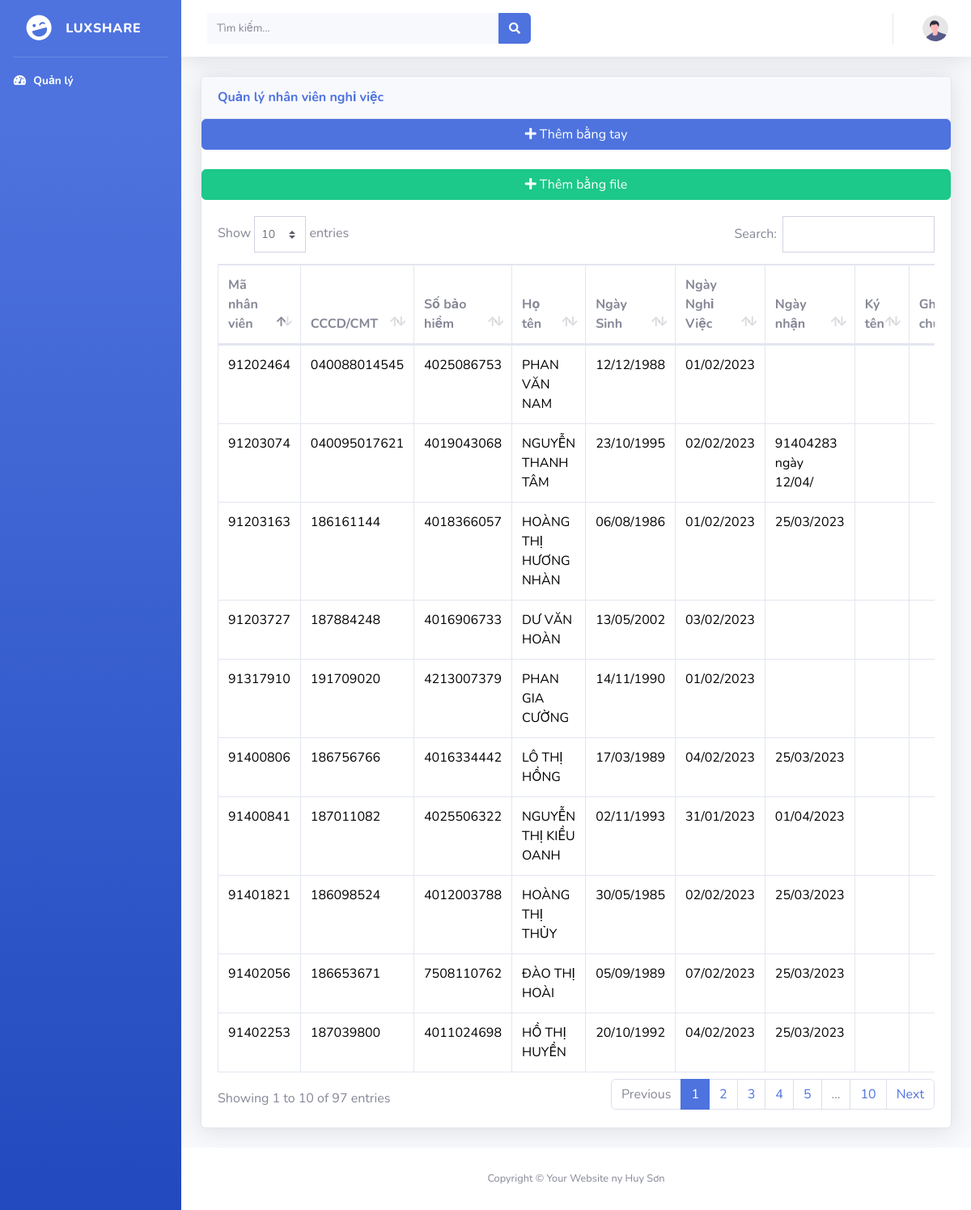
Page /admin/home.php on the committed database.
### tables this page shows
CREATE TABLE `nhanvien` (
  `MNV` varchar(20) NOT NULL,
  `CCCD` varchar(20) NOT NULL,
  `SOBAOHIEM` varchar(20) NOT NULL,
  `HOTEN` varchar(50) NOT NULL,
  `NGAYSINH` varchar(20) NOT NULL,
  `NGAYNGHIVIEC` varchar(20) NOT NULL,
  `NGAYNHAN` varchar(20) NOT NULL,
  `KYTEN` varchar(20) DEFAULT NULL,
  `GHICHU` varchar(255) DEFAULT NULL,
  `ROLE` int(11) DEFAULT NULL
);

### admin/home.php (the view, shortened to what this page needs)
<!DOCTYPE html>
<html lang="en">
<head>
    <link href="vendor/fontawesome-free/css/all.min.css" rel="stylesheet" type="text/css">
    <link href="css/sb-admin-2.min.css" rel="stylesheet">
    <link href="vendor/datatables/dataTables.bootstrap4.min.css" rel="stylesheet">
</head>
<body id="page-top">
    <div id="wrapper">
       <?php include 'sidebar.php' ?>
        <div id="content-wrapper" class="d-flex flex-column">
            <div id="content">
                <?php include 'topbar.php' ?>
                <div class="container-fluid">
                    <div class="card shadow mb-4">
                        <div class="card-header py-3">
                            <h6 class="m-0 font-weight-bold text-primary">Quản lý nhân viên nghỉ việc</h6>
                        </div>
                        <a href="#addUser" data-toggle="modal" class="btn btn-primary">
                            <i class="fas fa-plus"></i> Thêm bằng tay
                        </a>
                        <?php include 'add-user.php' ?>
                        <br/>
                        <a href="#addFile" data-toggle="modal" class="btn btn-success">
                            <i class="fas fa-plus"></i> Thêm bằng file
                        </a>
                        <div class="card-body">
                            <div class="table-responsive">
                                <table class="table table-bordered" id="dataTable" width="100%" cellspacing="0">
                                    <thead>
                                        <tr>
                                            <th>Mã nhân viên</th>
                                            <th>CCCD/CMT</th>
                                            <th>Số bảo hiểm</th>
                                            <th>Họ tên</th>
                                            <th>Ngày Sinh</th>
                                            <th>Ngày Nghỉ Việc</th>
                                            <th>Ngày nhận</th>
                                            <th>Ký tên</th>
                                            <th>Ghi chú</th>
                                        </tr>
                                    </thead>
                                    <tbody>
                                        <?php
                                            include "../connect.php";
                                            $query = "SELECT * FROM NHANVIEN";
                                            $values = mysqli_query ($connect, $query);
                                            while($row = mysqli_fetch_array($values)){
                                        ?>
                                        <tr>
                                            <td><?php echo $row['MNV']; ?></td>
                                            <td><?php echo $row['CCCD']; ?></td>
                                            <td><?php echo $row['SOBAOHIEM']; ?></td>
                                            <td><?php echo $row['HOTEN']; ?></td>
                                            <td><?php echo $row['NGAYSINH']; ?></td>
                                            <td><?php echo $row['NGAYNGHIVIEC']; ?></td>
                                            <td><?php echo $row['NGAYNHAN']; ?></td>
                                            <td><?php echo $row['KYTEN']; ?></td>
                                            <td><?php echo $row['GHICHU']; ?></td>
                                        <?php
                                            }
                                        ?>
                                    </tbody>
                                </table>
                            </div>
                        </div>
                    </div>
                </div>
            </div>
            <?php include 'footer.php' ?>
        </div>
    </div>
</body>
</html>

### admin/css/style.css (style rules this page uses)
td { padding-right: 30px; color: black; }
tr td { padding-top: 15px; }

### rows in the picture
nhanvien: MNV "91202464", CCCD "040088014545", SOBAOHIEM "4025086753", HOTEN "PHAN VĂN NAM", NGAYSINH "12/12/1988", NGAYNGHIVIEC "01/02/2023"
nhanvien: MNV "91203074", CCCD "040095017621", SOBAOHIEM "4019043068", HOTEN "NGUYỄN THANH TÂM", NGAYSINH "23/10/1995", NGAYNGHIVIEC "02/02/2023", NGAYNHAN "91404283 ngày 12/04/"
nhanvien: MNV "91203163", CCCD "186161144", SOBAOHIEM "4018366057", HOTEN "HOÀNG THỊ HƯƠNG NHÀN", NGAYSINH "06/08/1986", NGAYNGHIVIEC "01/02/2023", NGAYNHAN "25/03/2023"
nhanvien: MNV "91203727", CCCD "187884248", SOBAOHIEM "4016906733", HOTEN "DƯ VĂN HOÀN", NGAYSINH "13/05/2002", NGAYNGHIVIEC "03/02/2023"
nhanvien: MNV "91317910", CCCD "191709020", SOBAOHIEM "4213007379", HOTEN "PHAN GIA CƯỜNG", NGAYSINH "14/11/1990", NGAYNGHIVIEC "01/02/2023"
nhanvien: MNV "91400806", CCCD "186756766", SOBAOHIEM "4016334442", HOTEN "LÔ THỊ HỒNG", NGAYSINH "17/03/1989", NGAYNGHIVIEC "04/02/2023", NGAYNHAN "25/03/2023"
nhanvien: MNV "91400841", CCCD "187011082", SOBAOHIEM "4025506322", HOTEN "NGUYỄN THỊ KIỀU OANH", NGAYSINH "02/11/1993", NGAYNGHIVIEC "31/01/2023", NGAYNHAN "01/04/2023"
nhanvien: MNV "91401821", CCCD "186098524", SOBAOHIEM "4012003788", HOTEN "HOÀNG THỊ THỦY", NGAYSINH "30/05/1985", NGAYNGHIVIEC "02/02/2023", NGAYNHAN "25/03/2023"
nhanvien: MNV "91402056", CCCD "186653671", SOBAOHIEM "7508110762", HOTEN "ĐÀO THỊ HOÀI", NGAYSINH "05/09/1989", NGAYNGHIVIEC "07/02/2023", NGAYNHAN "25/03/2023"
nhanvien: MNV "91402253", CCCD "187039800", SOBAOHIEM "4011024698", HOTEN "HỒ THỊ HUYỀN", NGAYSINH "20/10/1992", NGAYNGHIVIEC "04/02/2023", NGAYNHAN "25/03/2023"
